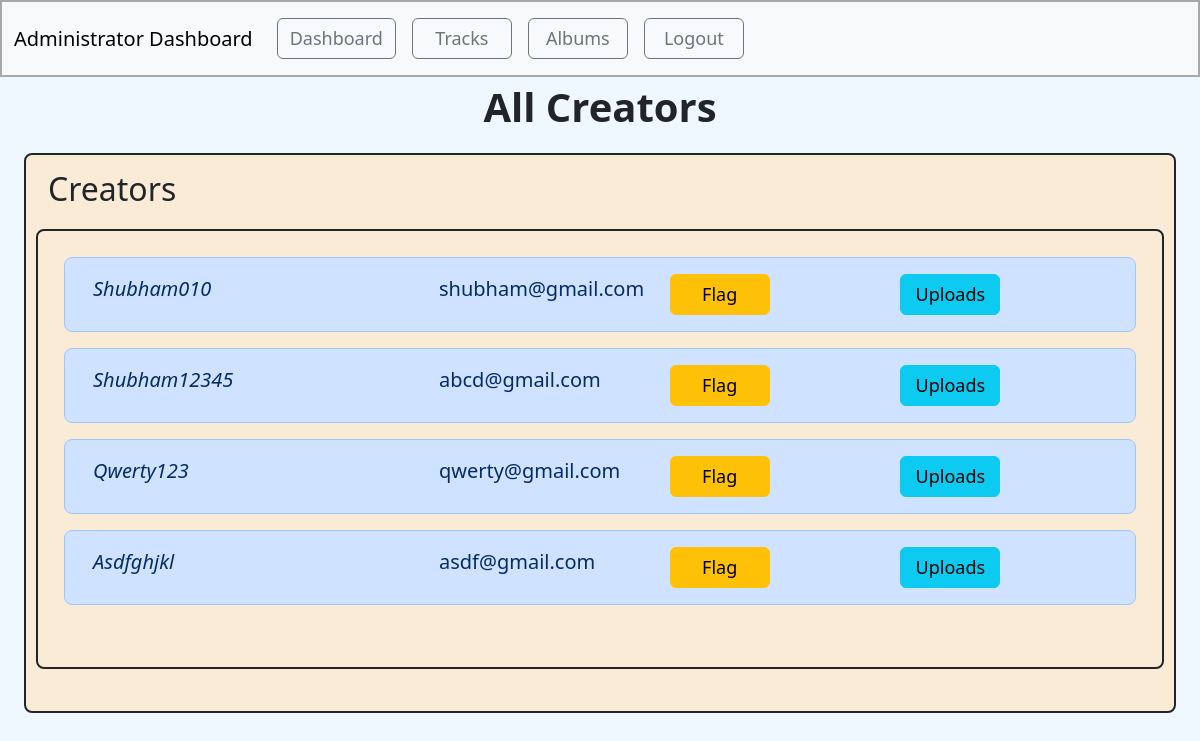
Page /all_creators/3 on the committed database.
### model1.py (models this page shows, shortened)
class User(db.Model):
    user_id = db.Column(db.Integer(), primary_key=True)
    username = db.Column(db.String(80), nullable=False, unique=True)
    email = db.Column(db.String(120), unique=True, nullable=False)
    password = db.Column(db.String(255), nullable=False)
    user_role_name = db.Column(db.String(20), nullable=False ,default="general_user")
    user_role_id = db.Column(db.Integer(), default=0, nullable=False) #(for normal user = 0 ; for creator = 1 )
    isloggedin = db.Column(db.Boolean(),default=False,nullable=False)
    user_flag = db.Column(db.Boolean,default=False)

### app.py (the view)
@app.route("/all_creators/<int:a_id>")
def all_creators(a_id):
    admin = Admin.query.get(a_id)
    creators=User.query.filter_by(user_role_id=1).all()
    return render_template("admin_all_creators.html",creators=creators, admin=admin)

### app.py (called while the page is built)
@app.context_processor
def search_processor():
    return {'searched': request.form.get("searched")}

### templates/admin_all_creators.html (shortened to what this page needs)
<!doctype html>
<html lang="en">
<head>
    <link href="https://cdn.jsdelivr.net/npm/bootstrap@5.3.2/dist/css/bootstrap.min.css" rel="stylesheet"
>
</head>
<body>
    <div id="navbar" style="border: 2px solid darkgray;">
        <nav class="navbar navbar-expand-lg bg-body-tertiary">
            <div class="container-fluid ">
                <a class="navbar-brand" href="/admin_home/{{admin.admin_id}}">Administrator Dashboard</a>
                <div class="collapse navbar-collapse " id="navbarNavAltMarkup">
                    <div class="navbar-nav " >
                        <a style="width: auto; margin:auto; font-size:large;" type="button" class="btn btn-outline-secondary m-2" href="/admin_home/{{admin.admin_id}}">Dashboard</a>
                        <a style="width: 100px; font-size:large;" type="button" class="btn btn-outline-secondary m-2" href="/admin_songs/{{admin.admin_id}}">Tracks</a>
                        <a style="width: 100px; font-size:large;" type="button" class=" btn btn-outline-secondary m-2" href="/admin_albums/{{admin.admin_id}}">Albums</a>
                        <a style="width: 100px; font-size:large;" class=" btn btn-outline-secondary m-2" href="/admin_logout/{{admin.admin_id}}">Logout</a>
                    </div>
                </div>
            </div>
        </nav>
    </div>
<div class="container-fluid songs  min-vh-100">
    <header>
        <p class="heading fs-1 text-capitalize fw-semibold text-center">All Creators</p>
    </header>
    <div class="container-fluid ">
        {% if creators|length == 0 %}
        <p>No Creators Availaible</p>
        {% else %}
            <div class="container-fluid border border border-2 rounded-3 border-dark mb-4 overflow-auto" id="songs" >
                <div class="container-fluid sticky-sm-top">
                    <p class="text-capitalize fs-2 ">Creators</p>
                </div>
                <div class="song container border border-2 rounded-3 border-dark m-auto overflow-auto">
                    {% for c in creators %}
                        <div class="row m-3 p-3 text-primary-emphasis bg-primary-subtle border border-primary-subtle rounded-3">
                            <div class="col-4 text-capitalize fs-5 fst-italic">{{c.username}}</div>
                            <div class="col fs-5">{{c.email}}</div>
                            {% if c.user_flag == false %}
                            <div class="col"><a class="btn btn-warning" href="/flag_creator/{{admin.admin_id}}/{{c.user_id}}" role="button" style="width: 100px; font-size:large;">Flag</a></div>
                            {% else %}
                            <div class="col"><a class="btn btn-warning" href="/flag_creator/{{admin.admin_id}}/{{c.user_id}}" role="button" style="width: 100px; font-size:large;">Unflag</a></div>
                            {% endif %}
                            <div class="col"><a class="btn btn-info" href="/creator_uploads/{{admin.admin_id}}/{{c.user_id}}" role="button" style="width: 100px; font-size:large;">Uploads</a></div>
                        </div>
                    {% endfor %}
                </div>
            </div>
        {% endif %}
    </div>
</div>
</body>
</html>

### templates/admin_all_creators.html (style rules this page uses)
#songs { background-color: antiquewhite; padding: 10px; height: auto; overflow: auto; min-height: 70vh; }
.song { padding: 10px; height: auto; overflow: auto; min-height: 55vh; }
.songs { background-color: aliceblue; }

### rows in the picture
User: username "Shubham010", email "shubham@gmail.com", {{ c.user_id }} 1 (drawn)
User: username "Shubham12345", email "abcd@gmail.com"
User: username "Qwerty123", email "qwerty@gmail.com"
User: username "Asdfghjkl", email "asdf@gmail.com"
